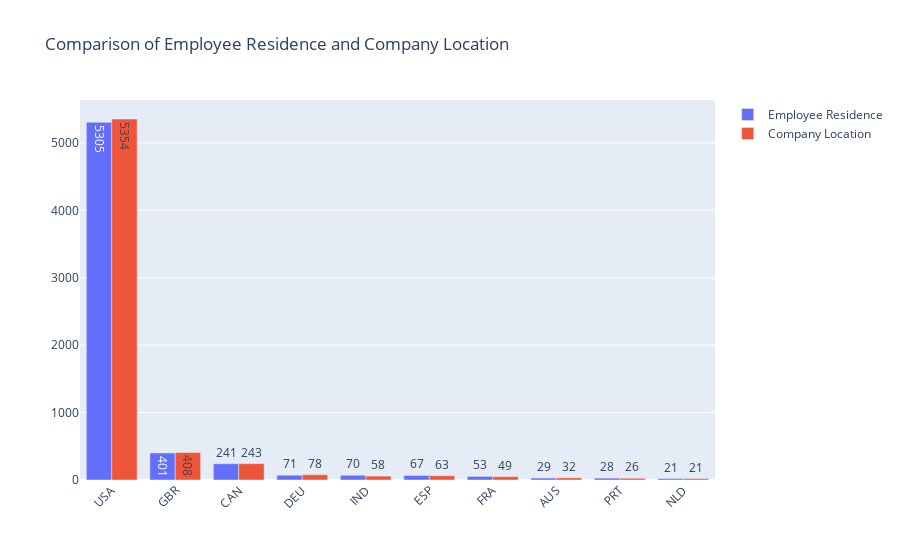

The code cell stored with this chart in its notebook:
### Code cell
country = coco.convert(names=df['company_location'], to="ISO3")
df['company_location'] = country
company_location = df['company_location'].value_counts()
top_10_company_location = company_location[:10]

fig = go.Figure(data = [
    go.Bar(name = 'Employee Residence', 
           x = top_10_emp_locations.index, y = top_10_emp_locations.values,
           text = top_10_emp_locations.values),
    go.Bar(name = 'Company Location', x = top_10_company_location.index, 
           y = top_10_company_location.values, text = top_10_company_location.values)])

fig.update_layout(barmode = 'group', xaxis_tickangle = -45,
                  title='Comparison of Employee Residence and Company Location')

fig.show()

### Figure 1 — Plotly figure (JSON) as saved in the notebook; plotly's stock layout.template omitted (floating-point values rounded to 4 significant figures)
{"data": [{"name": "Employee Residence", "text": [5305, 401, 241, 71, 70, 67, 53, 29, 28, 21], "type": "bar", "x": ["USA", "GBR", "CAN", "DEU", "IND", "ESP", "FRA", "AUS", "PRT", "NLD"], "y": [5305, 401, 241, 71, 70, 67, 53, 29, 28, 21]}, {"name": "Company Location", "text": [5354, 408, 243, 78, 63, 58, 49, 32, 26, 21], "type": "bar", "x": ["USA", "GBR", "CAN", "DEU", "ESP", "IND", "FRA", "AUS", "PRT", "NLD"], "y": [5354, 408, 243, 78, 63, 58, 49, 32, 26, 21]}], "layout": {"barmode": "group", "title": {"text": "Comparison of Employee Residence and Company Location"}, "xaxis": {"tickangle": -45}}}
